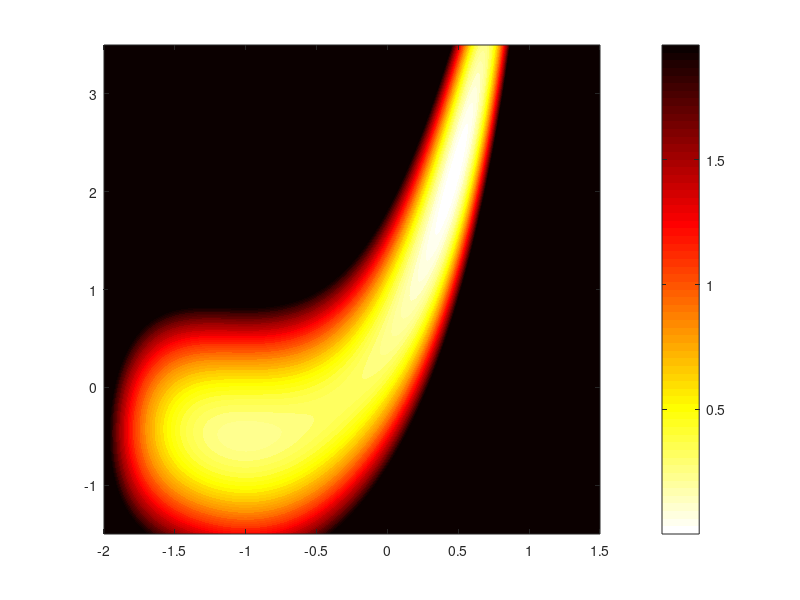

The MATLAB script that drew this image: (Note: this script raises an error after producing the figure.)
%% Problem 1 — contour plot of f(x) = 0.5*||F(x)||^2

x1g = linspace(-2, 1.5, 600);
x2g = linspace(-1.5, 3.5, 600);
[X1, X2] = meshgrid(x1g, x2g);

F1 = X1.^3 + 3*X1.^2 + 3*X1 - X2;
F2 = X1.^2 + 2*X1   - X2 + 1;
f  = (F1.^2 + F2.^2) / 2;

pts     = [0.46557,  2.1479;
           -1,      -0.5;
           -1/3,    -7/54];
markers = {'r*', 'bs', 'g^'};
msizes  = [14, 10, 10];
lbls    = {'Global min $\mathbf{x}^*$', ...
           'Local min $\mathbf{x}^{(1)}$', ...
           'Saddle $\mathbf{x}^{(2)}$'};

figure('Color', 'w', 'Units', 'inches', 'Position', [0 0 6 4.5]);
contourf(X1, X2, min(f, 2), 50, 'LineColor', 'none');
colormap(flipud(hot));
cb = colorbar;
cb.Label.String = 'f(\bf{x})';
caxis([0, 2]);
hold on;

for k = 1:size(pts, 1)
    plot(pts(k,1), pts(k,2), markers{k}, ...
        'MarkerSize', msizes(k), 'LineWidth', 2);
end

legend(lbls{:}, 'Interpreter', 'latex', 'Location', 'northwest', 'FontSize', 9);
xlabel('$x_1$', 'Interpreter', 'latex');
ylabel('$x_2$', 'Interpreter', 'latex');
axis tight;

mkdir('../Report/images');
print(gcf, '../Report/images/Contour_Problem1', '-dpng', '-r150');
